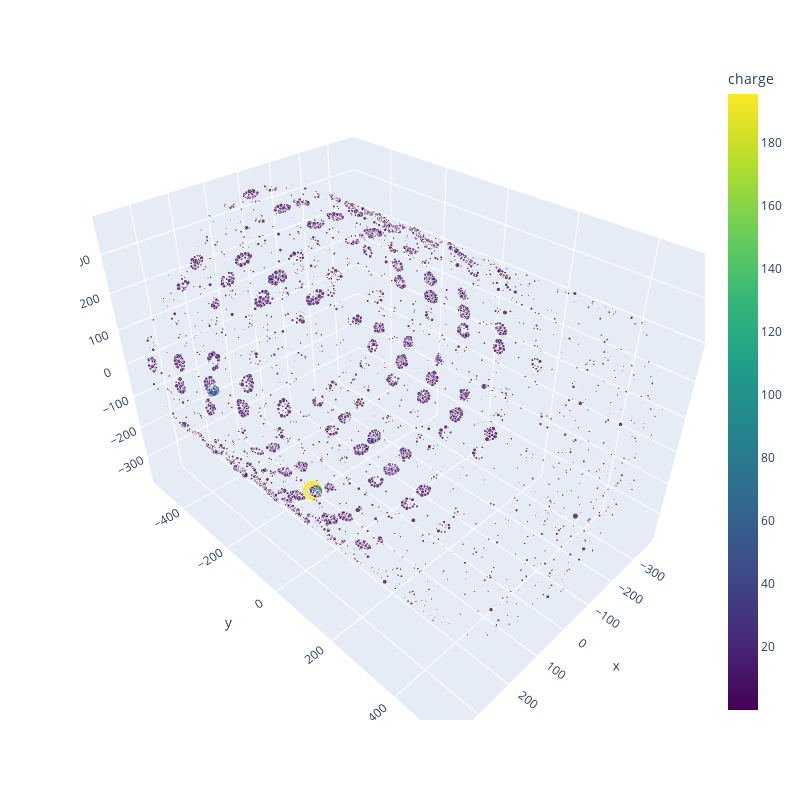

Notebook code cell kept with this figure:
### Code cell
# Todos los hits con respecto al tiempo
fig = px.scatter_3d(event, x='x', y='y', z='z',
              color='charge', width=800, height=800, opacity=.8, size='charge', color_continuous_scale='Viridis')
fig.show()

### Figure 1 — Plotly figure (JSON) as saved in the notebook; plotly's stock layout.template omitted (floating-point values rounded to 4 significant figures; data arrays with more than 128 entries replaced by an {"elided": "..."} marker saying what was removed)
{"data": [{"hovertemplate": "x=%{x}<br>y=%{y}<br>z=%{z}<br>charge=%{marker.color}<extra></extra>", "legendgroup": "", "marker": {"color": {"elided": "3343 float values"}, "coloraxis": "coloraxis", "opacity": 0.8, "size": {"elided": "3343 float values"}, "sizemode": "area", "sizeref": 0.4889, "symbol": "circle"}, "mode": "markers", "name": "", "scene": "scene", "showlegend": false, "type": "scatter3d", "x": {"elided": "3343 float values"}, "y": {"elided": "3343 float values"}, "z": {"elided": "3343 float values"}}], "layout": {"coloraxis": {"colorbar": {"title": {"text": "charge"}}, "colorscale": [[0, "#440154"], [0.1111, "#482878"], [0.2222, "#3e4989"], [0.3333, "#31688e"], [0.4444, "#26828e"], [0.5556, "#1f9e89"], [0.6667, "#35b779"], [0.7778, "#6ece58"], [0.8889, "#b5de2b"], [1, "#fde725"]]}, "height": 800, "legend": {"itemsizing": "constant", "tracegroupgap": 0}, "margin": {"t": 60}, "scene": {"domain": {"x": [0, 1], "y": [0, 1]}, "xaxis": {"title": {"text": "x"}}, "yaxis": {"title": {"text": "y"}}, "zaxis": {"title": {"text": "z"}}}, "width": 800}}
